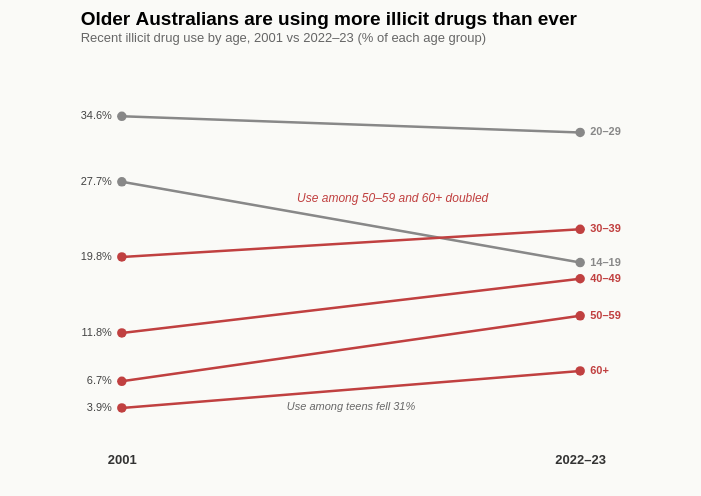

Write a Vega-Lite specification for this figure.
### Vega-Lite specification from a JSON file in a GitHub repository (floating-point values rounded to 4 significant figures)
{"$schema": "https://vega.github.io/schema/vega-lite/v5.json", "title": {"text": "Older Australians are using more illicit drugs than ever", "subtitle": "Recent illicit drug use by age, 2001 vs 2022–23 (% of each age group)", "anchor": "start", "fontSize": 19, "subtitleFontSize": 13, "subtitleColor": "#666", "offset": 20}, "config": {"view": {"stroke": null}, "font": "sans-serif"}, "background": "#FAFAF7", "width": 500, "height": 380, "padding": {"left": 80, "right": 80, "top": 10, "bottom": 30}, "layer": [{"data": {"values": [{"age": "14–19", "year": "2001", "year_num": 2001, "rate": 27.7, "direction": "Decreased"}, {"age": "14–19", "year": "2022–23", "year_num": 2023, "rate": 19.2, "direction": "Decreased"}, {"age": "20–29", "year": "2001", "year_num": 2001, "rate": 34.6, "direction": "Decreased"}, {"age": "20–29", "year": "2022–23", "year_num": 2023, "rate": 32.9, "direction": "Decreased"}, {"age": "30–39", "year": "2001", "year_num": 2001, "rate": 19.8, "direction": "Increased"}, {"age": "30–39", "year": "2022–23", "year_num": 2023, "rate": 22.7, "direction": "Increased"}, {"age": "40–49", "year": "2001", "year_num": 2001, "rate": 11.8, "direction": "Increased"}, {"age": "40–49", "year": "2022–23", "year_num": 2023, "rate": 17.5, "direction": "Increased"}, {"age": "50–59", "year": "2001", "year_num": 2001, "rate": 6.7, "direction": "Increased"}, {"age": "50–59", "year": "2022–23", "year_num": 2023, "rate": 13.6, "direction": "Increased"}, {"age": "60+", "year": "2001", "year_num": 2001, "rate": 3.9, "direction": "Increased"}, {"age": "60+", "year": "2022–23", "year_num": 2023, "rate": 7.8, "direction": "Increased"}]}, "mark": {"type": "line", "strokeWidth": 2.5, "strokeCap": "round"}, "encoding": {"x": {"field": "year_num", "type": "quantitative", "scale": {"domain": [2000, 2024]}, "title": null, "axis": {"values": [2001, 2023], "labelExpr": "datum.value == 2001 ? '2001' : '2022–23'", "labelFontSize": 13, "labelFontWeight": 600, "labelColor": "#333", "domain": false, "ticks": false, "labelPadding": 8, "grid": false}}, "y": {"field": "rate", "type": "quantitative", "title": null, "scale": {"domain": [0, 38]}, "axis": null}, "detail": {"field": "age"}, "color": {"field": "direction", "type": "nominal", "scale": {"domain": ["Decreased", "Increased"], "range": ["#888", "#C04040"]}, "legend": null}}}, {"data": {"values": [{"age": "14–19", "year": "2001", "year_num": 2001, "rate": 27.7, "direction": "Decreased"}, {"age": "14–19", "year": "2022–23", "year_num": 2023, "rate": 19.2, "direction": "Decreased"}, {"age": "20–29", "year": "2001", "year_num": 2001, "rate": 34.6, "direction": "Decreased"}, {"age": "20–29", "year": "2022–23", "year_num": 2023, "rate": 32.9, "direction": "Decreased"}, {"age": "30–39", "year": "2001", "year_num": 2001, "rate": 19.8, "direction": "Increased"}, {"age": "30–39", "year": "2022–23", "year_num": 2023, "rate": 22.7, "direction": "Increased"}, {"age": "40–49", "year": "2001", "year_num": 2001, "rate": 11.8, "direction": "Increased"}, {"age": "40–49", "year": "2022–23", "year_num": 2023, "rate": 17.5, "direction": "Increased"}, {"age": "50–59", "year": "2001", "year_num": 2001, "rate": 6.7, "direction": "Increased"}, {"age": "50–59", "year": "2022–23", "year_num": 2023, "rate": 13.6, "direction": "Increased"}, {"age": "60+", "year": "2001", "year_num": 2001, "rate": 3.9, "direction": "Increased"}, {"age": "60+", "year": "2022–23", "year_num": 2023, "rate": 7.8, "direction": "Increased"}]}, "mark": {"type": "circle", "size": 90, "opacity": 1}, "encoding": {"x": {"field": "year_num", "type": "quantitative"}, "y": {"field": "rate", "type": "quantitative"}, "color": {"field": "direction", "type": "nominal", "scale": {"domain": ["Decreased", "Increased"], "range": ["#888", "#C04040"]}, "legend": null}, "tooltip": [{"field": "age", "type": "nominal", "title": "Age group"}, {"field": "year", "type": "quantitative", "title": "Year"}, {"field": "rate", "type": "quantitative", "title": "Rate (%)"}]}}, {"data": {"values": [{"age": "14–19", "year_num": 2001, "rate": 27.7, "label": "14–19", "value_label": "27.7%", "direction": "Decreased"}, {"age": "20–29", "year_num": 2001, "rate": 34.6, "label": "20–29", "value_label": "34.6%", "direction": "Decreased"}, {"age": "30–39", "year_num": 2001, "rate": 19.8, "label": "30–39", "value_label": "19.8%", "direction": "Increased"}, {"age": "40–49", "year_num": 2001, "rate": 11.8, "label": "40–49", "value_label": "11.8%", "direction": "Increased"}, {"age": "50–59", "year_num": 2001, "rate": 6.7, "label": "50–59", "value_label": "6.7%", "direction": "Increased"}, {"age": "60+", "year_num": 2001, "rate": 3.9, "label": "60+", "value_label": "3.9%", "direction": "Increased"}]}, "mark": {"type": "text", "fontSize": 11, "fontWeight": 500, "align": "right", "dx": -10, "color": "#444"}, "encoding": {"x": {"field": "year_num", "type": "quantitative"}, "y": {"field": "rate", "type": "quantitative"}, "text": {"field": "value_label"}}}, {"data": {"values": [{"age": "14–19", "year_num": 2023, "rate": 19.2, "label": "14–19", "value_label": "19.2%", "direction": "Decreased"}, {"age": "20–29", "year_num": 2023, "rate": 32.9, "label": "20–29", "value_label": "32.9%", "direction": "Decreased"}, {"age": "30–39", "year_num": 2023, "rate": 22.7, "label": "30–39", "value_label": "22.7%", "direction": "Increased"}, {"age": "40–49", "year_num": 2023, "rate": 17.5, "label": "40–49", "value_label": "17.5%", "direction": "Increased"}, {"age": "50–59", "year_num": 2023, "rate": 13.6, "label": "50–59", "value_label": "13.6%", "direction": "Increased"}, {"age": "60+", "year_num": 2023, "rate": 7.8, "label": "60+", "value_label": "7.8%", "direction": "Increased"}]}, "mark": {"type": "text", "fontSize": 11, "fontWeight": 600, "align": "left", "dx": 10}, "encoding": {"x": {"field": "year_num", "type": "quantitative"}, "y": {"field": "rate", "type": "quantitative"}, "text": {"field": "label"}, "color": {"field": "direction", "type": "nominal", "scale": {"domain": ["Decreased", "Increased"], "range": ["#666", "#A0322B"]}, "legend": null}}}, {"data": {"values": [{"x": 2014, "y": 26, "text": "Use among 50–59 and 60+ doubled"}]}, "mark": {"type": "text", "fontSize": 12, "fontStyle": "italic", "color": "#C04040", "align": "center"}, "encoding": {"x": {"field": "x", "type": "quantitative"}, "y": {"field": "y", "type": "quantitative"}, "text": {"field": "text"}}}, {"data": {"values": [{"x": 2012, "y": 4, "text": "Use among teens fell 31%"}]}, "mark": {"type": "text", "fontSize": 11, "fontStyle": "italic", "color": "#666", "align": "center"}, "encoding": {"x": {"field": "x", "type": "quantitative"}, "y": {"field": "y", "type": "quantitative"}, "text": {"field": "text"}}}]}
